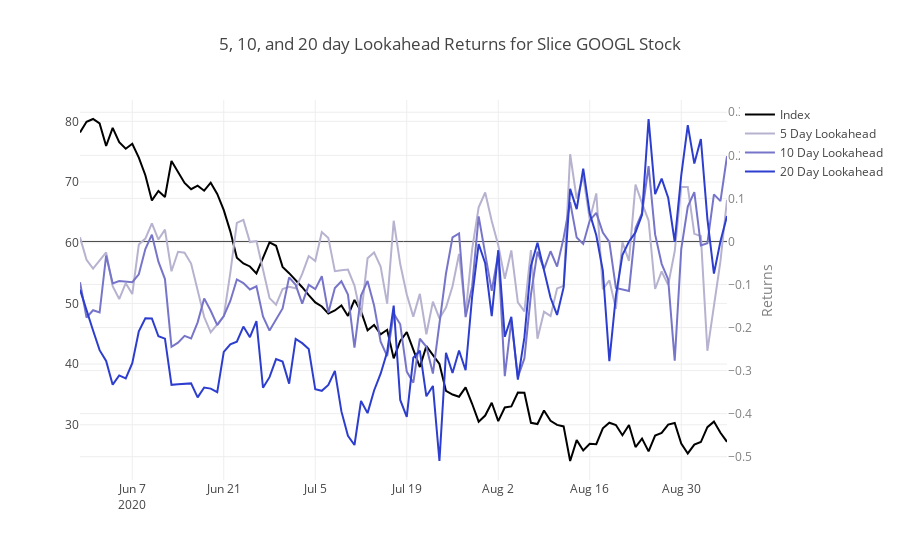

Notebook code cell kept with this figure:
### Markdown cell above
### View Data
Using the same lookahead prices and same subsection of the Google stock from the previous problem, we'll view the lookahead returns.

In order to view price returns on the same chart as the stock, a second y-axis will be added. When viewing this chart, the axis for the price of the stock will be on the left side, like previous charts. The axis for price returns will be located on the right side.

### Code cell
price_return_5 = get_return_lookahead(close, lookahead_5)
price_return_10 = get_return_lookahead(close, lookahead_10)
price_return_20 = get_return_lookahead(close, lookahead_20)
project_helper.plot_price_returns(
    close[googl_ticker].iloc[150:250],
    [
        (price_return_5[googl_ticker].iloc[150:250], 5),
        (price_return_10[googl_ticker].iloc[150:250], 10),
        (price_return_20[googl_ticker].iloc[150:250], 20)],
    '5, 10, and 20 day Lookahead Returns for Slice {} Stock'.format(googl_ticker))
